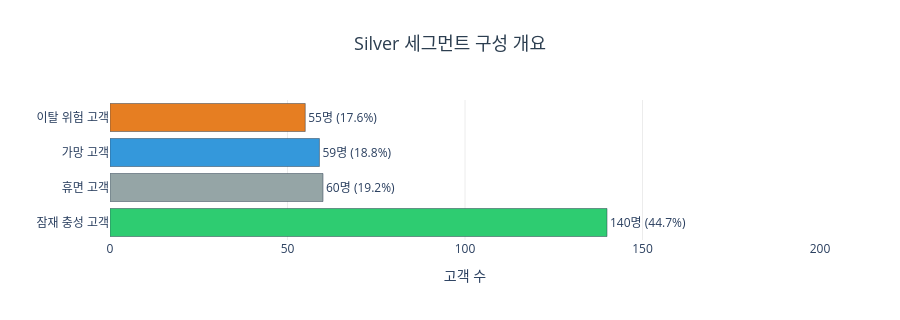

The notebook cell this image was saved under:
### Code cell
fig = go.Figure()

# 놓치면 안될 고객의 수가 1명 밖에 없기 때문에 시각화에서 제외
for _, row in seg_overview[seg_overview['세그먼트'] != '놓치면 안될 고객'].iterrows():
    seg = row['세그먼트']
    fig.add_trace(go.Bar(
        x=[row['고객수']],
        y=[seg],
        orientation='h',
        marker=dict(color=seg_color.get(seg, '#cccccc'), line=dict(color='#2c3e50', width=0.5)),
        text=[f"{row['고객수']}명 ({row['고객수']/313*100:.1f}%)"],  # 놓치면 안될 고객 1명 제외
        textposition='outside',
        showlegend=False,
    ))

fig.update_layout(
    title=dict(
        text='Silver 세그먼트 구성 개요<br>',
        x=0.5, xanchor='center', font=dict(size=18, color='#2c3e50')
    ),
    plot_bgcolor='white',
    xaxis=dict(title='고객 수', range=[0, 200], gridcolor='#ececec'),
    yaxis=dict(title=''),
    height=320,
)
fig.show()

### Figure 1 — Plotly figure (JSON) as saved in the notebook; plotly's stock layout.template omitted (floating-point values rounded to 4 significant figures)
{"data": [{"marker": {"color": "#2ecc71", "line": {"color": "#2c3e50", "width": 0.5}}, "orientation": "h", "showlegend": false, "text": ["140명 (44.7%)"], "textposition": "outside", "type": "bar", "x": [140], "y": ["잠재 충성 고객"]}, {"marker": {"color": "#95a5a6", "line": {"color": "#2c3e50", "width": 0.5}}, "orientation": "h", "showlegend": false, "text": ["60명 (19.2%)"], "textposition": "outside", "type": "bar", "x": [60], "y": ["휴면 고객"]}, {"marker": {"color": "#3498db", "line": {"color": "#2c3e50", "width": 0.5}}, "orientation": "h", "showlegend": false, "text": ["59명 (18.8%)"], "textposition": "outside", "type": "bar", "x": [59], "y": ["가망 고객"]}, {"marker": {"color": "#e67e22", "line": {"color": "#2c3e50", "width": 0.5}}, "orientation": "h", "showlegend": false, "text": ["55명 (17.6%)"], "textposition": "outside", "type": "bar", "x": [55], "y": ["이탈 위험 고객"]}], "layout": {"height": 320, "plot_bgcolor": "white", "title": {"font": {"color": "#2c3e50", "size": 18}, "text": "Silver 세그먼트 구성 개요<br>", "x": 0.5, "xanchor": "center"}, "xaxis": {"gridcolor": "#ececec", "range": [0, 200], "title": {"text": "고객 수"}}, "yaxis": {"title": {"text": ""}}}}
